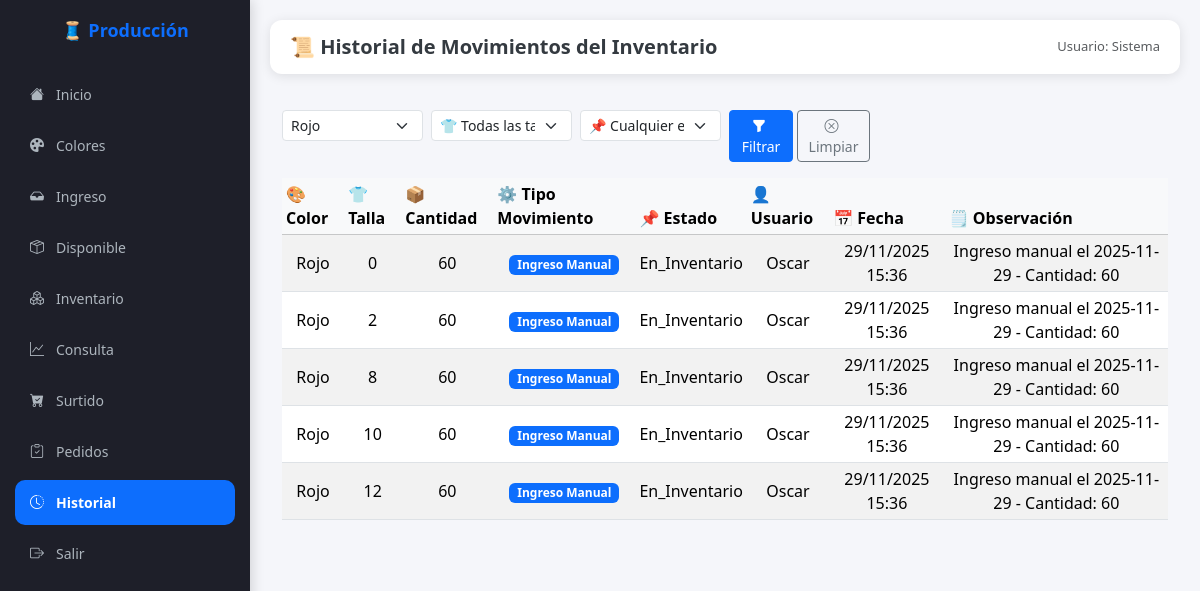
The page /ver_historial_inventario?color_id=3 on the database as committed earlier.
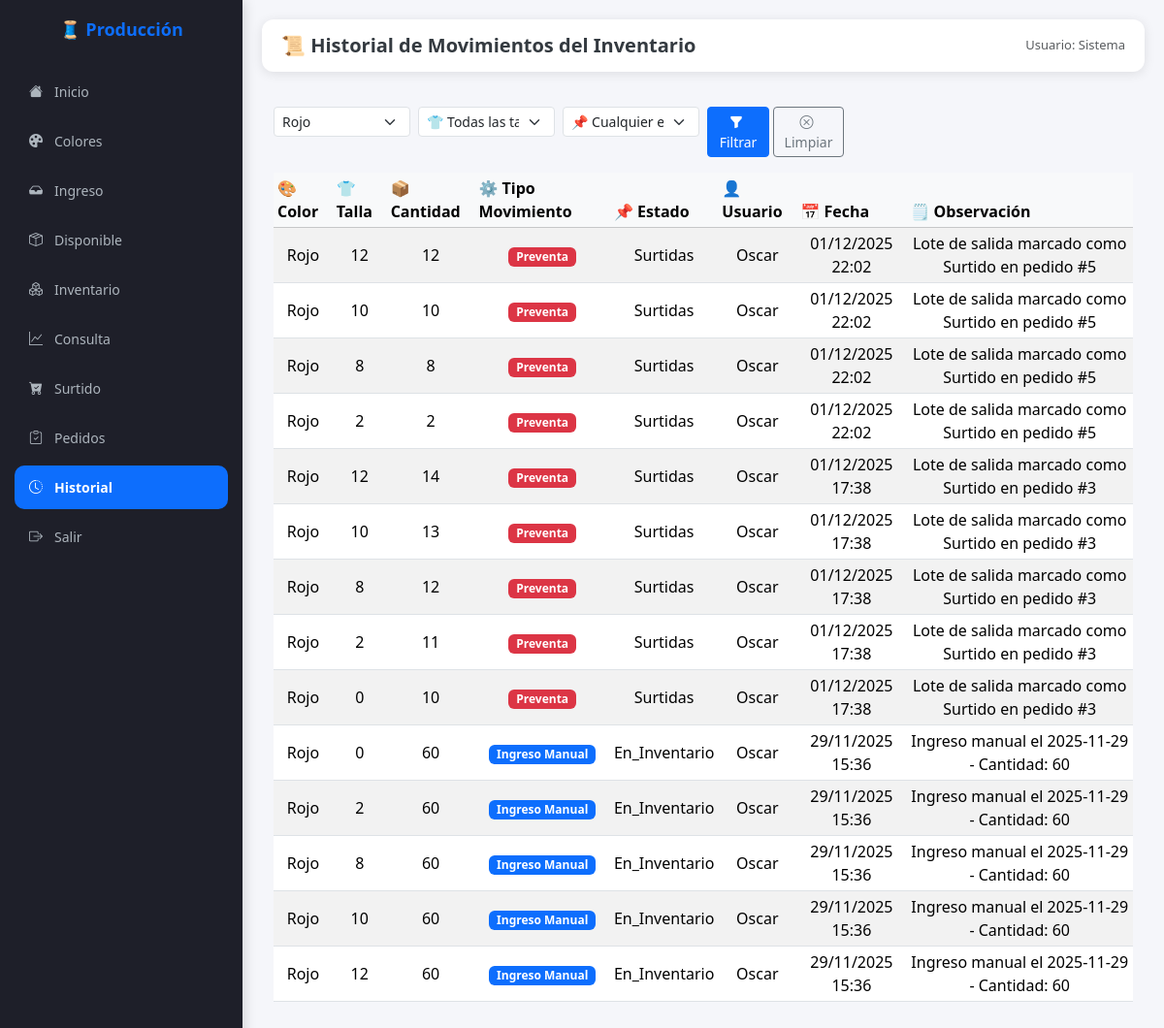
The same page on the database as committed later.
### modelos.py (models this page shows, shortened)
class HistorialInventario(db.Model):
    __tablename__ = "historial_inventario"
    id = db.Column(db.Integer, primary_key=True)
    inventario_id = db.Column(db.Integer, db.ForeignKey("inventario.id", ondelete="CASCADE"))
    tipo_movimiento = db.Column(
        db.Enum("Recepción Producción", "Ingreso Manual", "Devolución", "Ajuste Alta", "Ajuste Baja", "Salidas", "Preventa", "Ventas"),
        nullable=False
    )
    cantidad_historial = db.Column(db.Integer, nullable=False)
    status_id = db.Column(db.Integer, db.ForeignKey("status.id"), nullable=False)
    fecha_movimiento = db.Column(db.DateTime, default=fecha_local_tijuana, nullable=False)
    usuario = db.Column(db.String(50), default="sistema")
    observaciones = db.Column(db.Text, nullable=True)
    inventario = db.relationship("Inventario", back_populates="movimientos")
    status = db.relationship("Status")

class Color(db.Model):
    __tablename__ = "color"
    id = db.Column(db.Integer, primary_key=True)
    nombre = db.Column(db.String(50), unique=True, nullable=False)
    cortes = db.relationship("Corte", back_populates="color")  # 🔥 aquí
    inventarios = db.relationship("Inventario", back_populates="color")  # 🆕 aquí

class Talla(db.Model):
    __tablename__ = "talla"
    id = db.Column(db.Integer, primary_key=True)
    nombre = db.Column(db.String(10), unique=True, nullable=False)
    costo = db.Column(db.Float, nullable=False, default=0.0)
    producciones = db.relationship("Produccion", back_populates="talla")

class Status(db.Model):
    __tablename__ = "status"
    id = db.Column(db.Integer, primary_key=True)
    nombre = db.Column(db.String(20), unique=True, nullable=False)
    descripcion = db.Column(db.String(100), nullable=True)
    fase = db.Column(db.String(20), nullable=True)

### app.py (the view)
@app.route("/ver_historial_inventario")
def ver_historial_inventario():
    color_id = request.args.get("color_id", "")
    talla_id = request.args.get("talla_id", "")
    estado_id = request.args.get("estado", "")
    page = request.args.get("page", 1, type=int)
    per_page = 50  # 👉 Número de filas por página (ajústalo si quieres)
    colores = Color.query.all()
    tallas = Talla.query.all()
    estados = Status.query.filter(Status.fase == "Inventario").order_by(Status.id).all()
    movimientos = (
        db.session.query(HistorialInventario)
        .join(Inventario)
        .join(Status)
    )
    if color_id:
        movimientos = movimientos.filter(Inventario.color_id == int(color_id))
    if talla_id:
        movimientos = movimientos.filter(Inventario.talla_id == int(talla_id))
    if estado_id:
        movimientos = movimientos.filter(HistorialInventario.status_id == int(estado_id))
    movimientos = movimientos.order_by(
        HistorialInventario.fecha_movimiento.desc()
    ).paginate(page=page, per_page=per_page)
    return render_template(
        "ver_historial_inventario.html",
        movimientos=movimientos,
        colores=colores,
        tallas=tallas,
        estados=estados,
        color_seleccionado=color_id,
        talla_seleccionada=talla_id,
        estado_seleccionado=estado_id
    )

### templates/ver_historial_inventario.html (shortened to what this page needs)
{% extends "base.html" %}
{% block header %}📜 Historial de Movimientos del Inventario{% endblock %}
{% block content %}
<div class="container py-3">
    <form class="row g-2 mb-3" method="GET" action="{{ url_for('ver_historial_inventario') }}">
    <div class="col-6 col-md-2">
        <select name="color_id" class="form-select form-select-sm">
        {% for c in colores %}
            <option value="{{ c.id }}" {% if color_seleccionado == c.id|string %}selected{% endif %}>{{ c.nombre }}</option>
        {% endfor %}
        </select>
    </div>
    <div class="col-6 col-md-2">
        <select name="talla_id" class="form-select form-select-sm">
        <option value="">👕 Todas las tallas</option>
        </select>
    </div>
    <div class="col-6 col-md-2">
        <select name="estado" class="form-select form-select-sm">
        <option value="">📌 Cualquier estado</option>
        </select>
    </div>
    <div class="col-6 col-md-2 d-flex gap-1">
        <button class="btn btn-primary btn-sm flex-fill" type="submit">
        <i class="bi bi-funnel-fill me-1"></i> Filtrar
        </button>
        <a href="{{ url_for('ver_historial_inventario') }}" class="btn btn-outline-secondary btn-sm flex-fill">
        <i class="bi bi-x-circle me-1"></i> Limpiar
        </a>
    </div>
    </form>
    {% if movimientos %}
    <div class="table-responsive">
      <table class="table table-striped table-sm align-middle">
        <thead class="table-light">
          <tr>
            <th>🎨 Color</th>
            <th>👕 Talla</th>
            <th>📦 Cantidad</th>
            <th>⚙️ Tipo Movimiento</th>
            <th>📌 Estado</th>
            <th>👤 Usuario</th>
            <th>📅 Fecha</th>
            <th>🗒️ Observación</th>
          </tr>
        </thead>
            <tbody class="text-center">
                {% for m in movimientos %}
                <tr>
                    <td>{{ m.inventario.color.nombre }}</td>
                    <td>{{ m.inventario.talla.nombre }}</td>
                    <td>{{ m.cantidad_historial }}</td>
                    <td>
                        {% if m.tipo_movimiento == "Recepción Producción" %}
                            <span class="badge bg-success">{{ m.tipo_movimiento }}</span>
                        {% elif m.tipo_movimiento == "Ingreso Manual" %}
                            <span class="badge bg-primary">{{ m.tipo_movimiento }}</span>
                         {% elif m.tipo_movimiento == "Devolución" %}
                            <span class="badge bg-info text-dark">{{ m.tipo_movimiento }}</span>
                        {% elif m.tipo_movimiento == "Ajuste Alta" %}
                            <span class="badge bg-warning text-dark">{{ m.tipo_movimiento }}</span>
                        {% elif m.tipo_movimiento == "Ajuste Baja" %}
                            <span class="badge bg-warning text-dark">{{ m.tipo_movimiento }}</span>
                        {% elif m.tipo_movimiento == "Salidas" %}
                            <span class="badge bg-warning text-dark">{{ m.tipo_movimiento }}</span>
                        {% elif m.tipo_movimiento == "Ventas" %}
                            <span class="badge bg-warning text-dark">{{ m.tipo_movimiento }}</span>
                        {% else %}
                            <span class="badge bg-danger">{{ m.tipo_movimiento }}</span>
                        {% endif %}
                    </td>
                    <td>{{ m.status.nombre }}</td>
                    <td>{{ m.usuario }}</td>
                    <td>{{ m.fecha_movimiento.strftime('%d/%m/%Y %H:%M') }}</td>
                    <td>{{ m.observaciones }}</td>
                </tr>
                {% endfor %}
            </tbody>
        </table>
    </div>
    {% else %}
        <div class="alert alert-info text-center mt-3">
            No se han registrado movimientos en el historial.
        </div>
    {% endif %}
    </div>
</div>
{% endblock %}

Rows that differ between the two databases and show on the page:
added HistorialInventario: inventario.color.nombre "Rojo", inventario.talla.nombre "12", cantidad_historial "12", tipo_movimiento "Preventa", status.nombre "Surtidas", usuario "Oscar", fecha_movimiento "01/12/2025 22:02", observaciones "Lote de salida marcado como Surtido en pedido #5"
added HistorialInventario: inventario.color.nombre "Rojo", inventario.talla.nombre "10", cantidad_historial "10", tipo_movimiento "Preventa", status.nombre "Surtidas", usuario "Oscar", fecha_movimiento "01/12/2025 22:02", observaciones "Lote de salida marcado como Surtido en pedido #5"
added HistorialInventario: inventario.color.nombre "Rojo", inventario.talla.nombre "8", cantidad_historial "8", tipo_movimiento "Preventa", status.nombre "Surtidas", usuario "Oscar", fecha_movimiento "01/12/2025 22:02", observaciones "Lote de salida marcado como Surtido en pedido #5"
added HistorialInventario: inventario.color.nombre "Rojo", inventario.talla.nombre "2", cantidad_historial "2", tipo_movimiento "Preventa", status.nombre "Surtidas", usuario "Oscar", fecha_movimiento "01/12/2025 22:02", observaciones "Lote de salida marcado como Surtido en pedido #5"
added HistorialInventario: inventario.color.nombre "Rojo", inventario.talla.nombre "12", cantidad_historial "14", tipo_movimiento "Preventa", status.nombre "Surtidas", usuario "Oscar", fecha_movimiento "01/12/2025 17:38", observaciones "Lote de salida marcado como Surtido en pedido #3"
added HistorialInventario: inventario.color.nombre "Rojo", inventario.talla.nombre "10", cantidad_historial "13", tipo_movimiento "Preventa", status.nombre "Surtidas", usuario "Oscar", fecha_movimiento "01/12/2025 17:38", observaciones "Lote de salida marcado como Surtido en pedido #3"
added HistorialInventario: inventario.color.nombre "Rojo", inventario.talla.nombre "8", cantidad_historial "12", tipo_movimiento "Preventa", status.nombre "Surtidas", usuario "Oscar", fecha_movimiento "01/12/2025 17:38", observaciones "Lote de salida marcado como Surtido en pedido #3"
added HistorialInventario: inventario.color.nombre "Rojo", inventario.talla.nombre "2", cantidad_historial "11", tipo_movimiento "Preventa", status.nombre "Surtidas", usuario "Oscar", fecha_movimiento "01/12/2025 17:38", observaciones "Lote de salida marcado como Surtido en pedido #3"
added HistorialInventario: inventario.color.nombre "Rojo", inventario.talla.nombre "0", cantidad_historial "10", tipo_movimiento "Preventa", status.nombre "Surtidas", usuario "Oscar", fecha_movimiento "01/12/2025 17:38", observaciones "Lote de salida marcado como Surtido en pedido #3"
